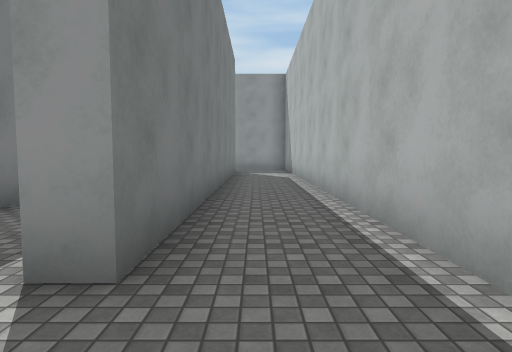
View 1 (above)

17 first-person views from a walk through a scene from a Unity 3-D project. The camera is 1.4 m above the floor, tilts 4° down and sees 75° across. The floor is counted in squares, 2 m on a side. Each view is taken from the middle of a square. On the plan, view 1 faces up. The plan holds only what a view shows up to about 10 squares ahead; the rest is blank. The player is left out. Surface patterns are stand-ins for the level's own textures.

View 2
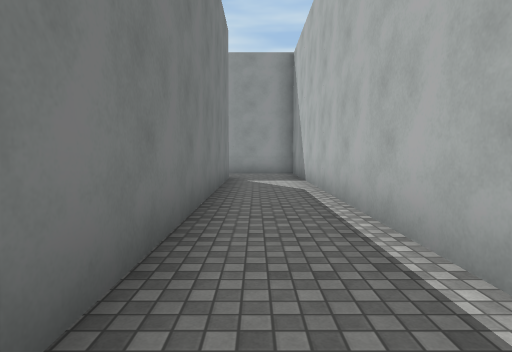

View 3
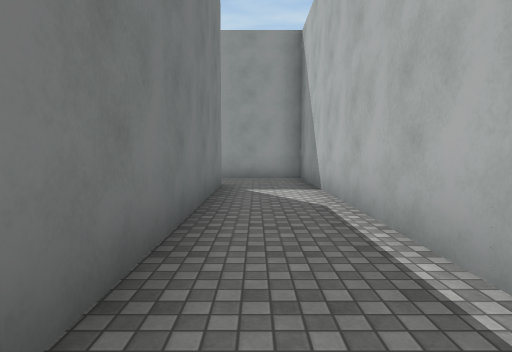

View 4
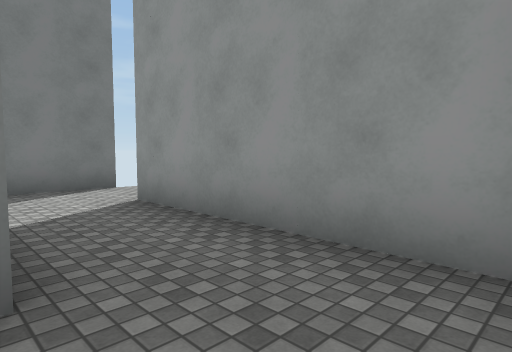

View 5
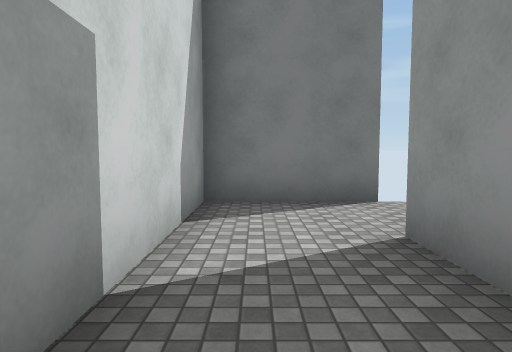

View 6
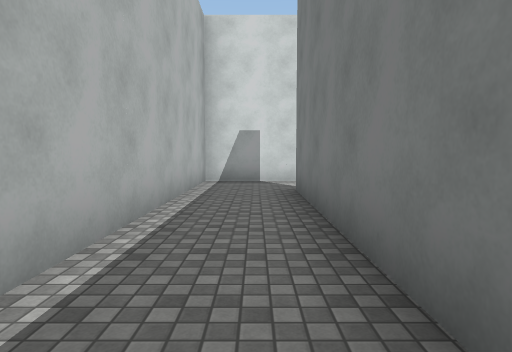

View 7
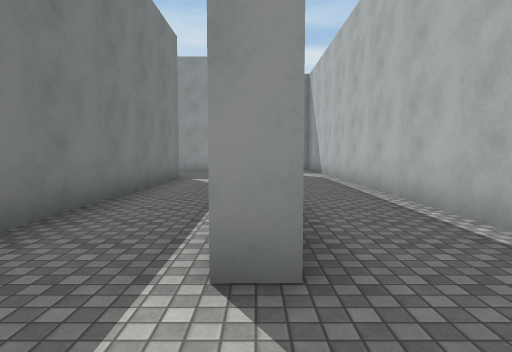

View 8
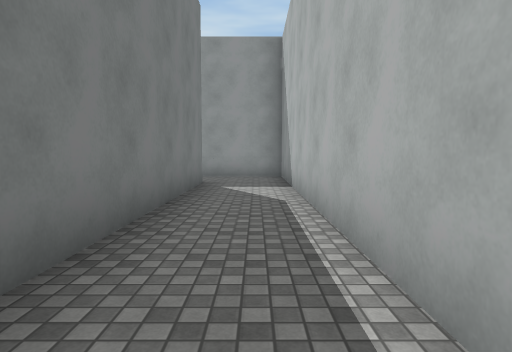

View 9
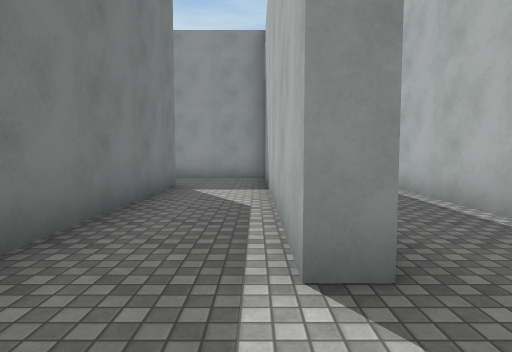

View 10
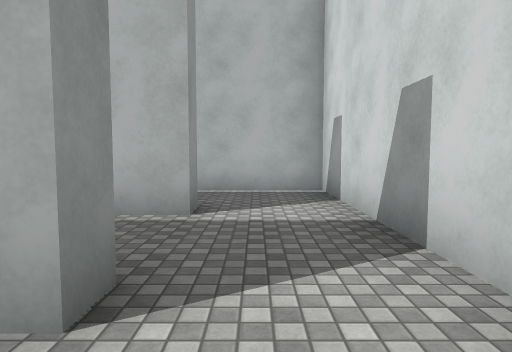

View 11
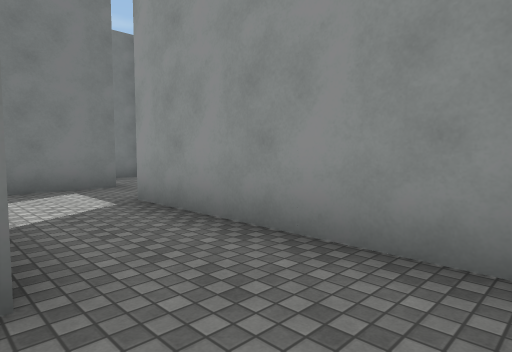

View 12
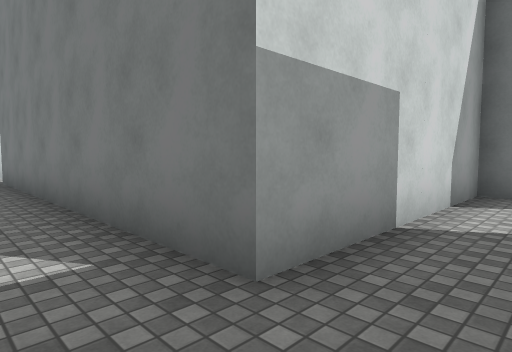

View 13
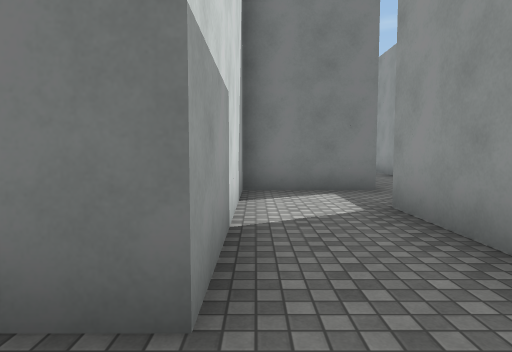

View 14
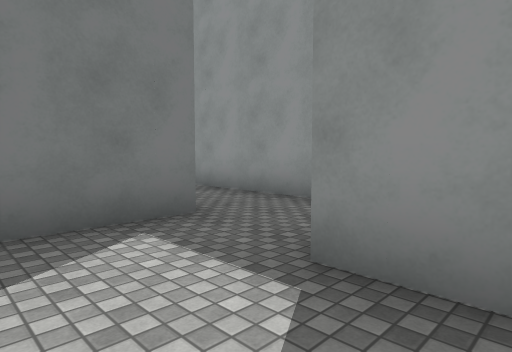

View 15
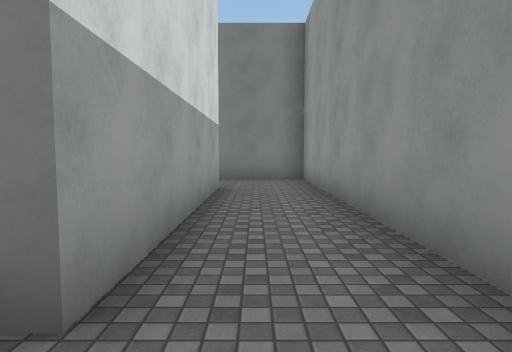

View 16
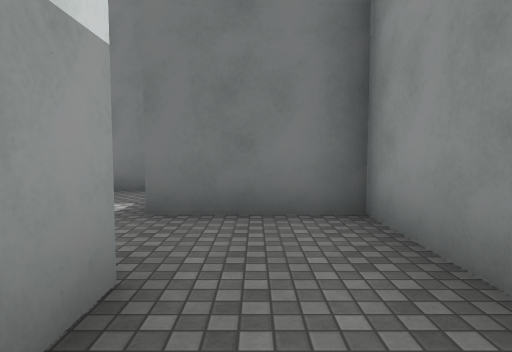

View 17
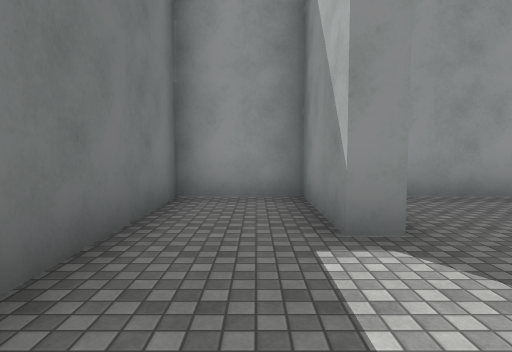

### Floor plan
Key: @ floor where view 1 was taken; # wall or solid block; . floor.
Columns run from 18 left of view 1 to 2 right of it. Each row starts with its distance up from view 1.
 15 #############..######
 14 #.#........ #.......#
 13 #.#.........#.......#
 12 #.#..#####..######..#
 11 #... #.  ##......#..#
 10 #..   ... #......#..#
  9  .     #..######.#..#
  8        #.......#.#..#
  7             #..#.#..#
  6             #..#.#..#
  5             #..#.#..#
  4             #..#.#..#
  3             #..#.#..#
  2             #..#.#..#
  1              .......#
  0               ....@.#
 -1               #######

Positions as (right, up) in squares from view 1, and headings:
1: (0, 0), facing up
2: (0, 3), facing up
3: (0, 5), facing up
4: (1, 12), facing up-left
5: (-1, 13), facing left
6: (0, 8), facing down
7: (-1, 0), facing up
8: (-2, 2), facing up
9: (-4, 0), facing up
10: (-5, 1), facing right
11: (-4, 7), facing up-left
12: (-2, 11), facing down-left
13: (-2, 10), facing left
14: (-5, 10), facing up-left
15: (-7, 13), facing left
16: (-12, 13), facing left
17: (-17, 9), facing up
